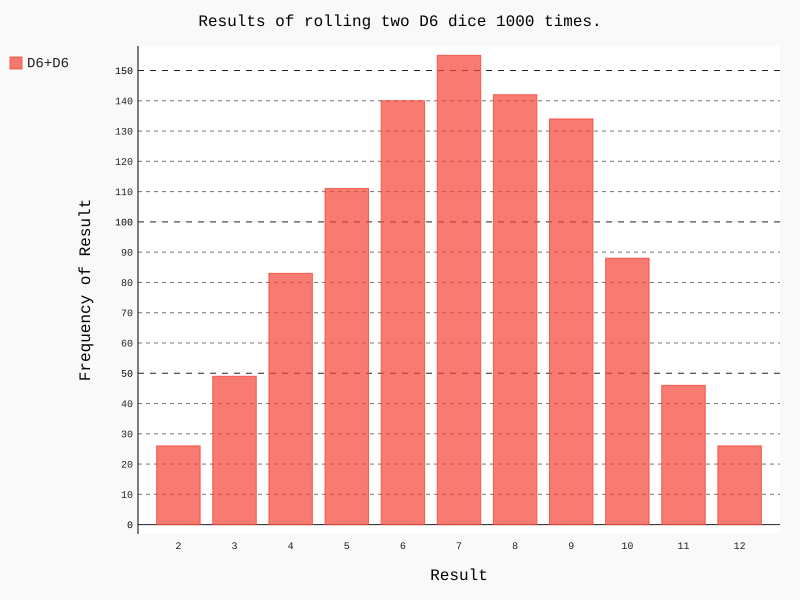

Write Python code to recreate this figure.
# -*- coding: utf-8 -*-
"""
Created on Fri Jun 15 22:03:29 2018

@author: Ju-Un Park
"""

import pygal
from die import Die

# Create two D6 dice.
die_1 = Die()
die_2 = Die()

# Make some rolls, and store results in a list.
results = []
for roll_num in range(1000):
    result = die_1.roll() + die_2.roll()
    results.append(result)
    
# Analyze the results.
frequencies = []
max_result = die_1.num_sides + die_2.num_sides
for value in range(2, max_result+1):
    frequency = results.count(value)
    frequencies.append(frequency)
    
# Visualize the results.
hist = pygal.Bar()

hist.title = "Results of rolling two D6 dice 1000 times."
hist.x_labels = ['2', '3', '4', '5', '6', '7', '8', '9', '10', '11', '12']
hist.x_title = "Result"
hist.y_title = "Frequency of Result"

hist.add('D6+D6', frequencies) # ADD results in histogram
hist.render_to_file('dice_visual.svg')
